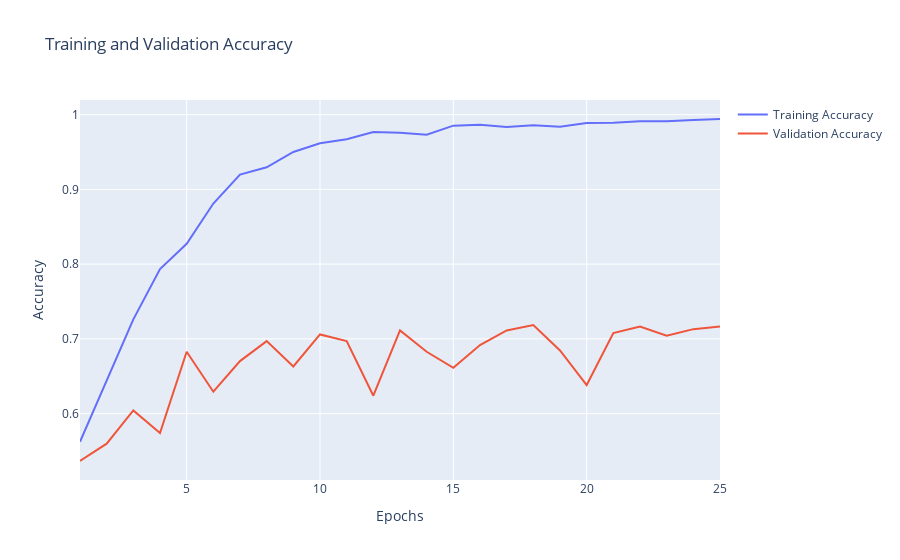

Notebook cell for this chart:
### Code cell
acc = history.history['acc']
vall_acc = history.history['val_acc']
loss = history.history['loss']
val_loss = history.history['val_loss']
epochs = [x for x in range(1, len(acc) + 1)]

fig = go.Figure()
fig.add_trace(go.Scatter(x=epochs, y=acc, name="Training Accuracy"))
fig.add_trace(go.Scatter(x=epochs, y=vall_acc, name="Validation Accuracy"))
fig.update_layout(
    title="Training and Validation Accuracy",
    xaxis_title="Epochs",
    yaxis_title="Accuracy"
)
fig.show()

### Figure 1 — Plotly figure (JSON) as saved in the notebook; plotly's stock layout.template omitted (floating-point values rounded to 4 significant figures)
{"data": [{"name": "Training Accuracy", "type": "scatter", "x": [1, 2, 3, 4, 5, 6, 7, 8, 9, 10, 11, 12, 13, 14, 15, 16, 17, 18, 19, 20, 21, 22, 23, 24, 25], "y": [0.5621, 0.6441, 0.7261, 0.7933, 0.8272, 0.8811, 0.9198, 0.9296, 0.9501, 0.9617, 0.967, 0.9768, 0.9759, 0.9733, 0.9853, 0.9866, 0.9835, 0.9857, 0.984, 0.9889, 0.9893, 0.9911, 0.9911, 0.9929, 0.9942]}, {"name": "Validation Accuracy", "type": "scatter", "x": [1, 2, 3, 4, 5, 6, 7, 8, 9, 10, 11, 12, 13, 14, 15, 16, 17, 18, 19, 20, 21, 22, 23, 24, 25], "y": [0.5365, 0.5597, 0.6043, 0.574, 0.6827, 0.6292, 0.6702, 0.697, 0.6631, 0.7059, 0.697, 0.6239, 0.7112, 0.6827, 0.6613, 0.6916, 0.7112, 0.7184, 0.6845, 0.6381, 0.7077, 0.7166, 0.7041, 0.713, 0.7166]}], "layout": {"title": {"text": "Training and Validation Accuracy"}, "xaxis": {"title": {"text": "Epochs"}}, "yaxis": {"title": {"text": "Accuracy"}}}}
